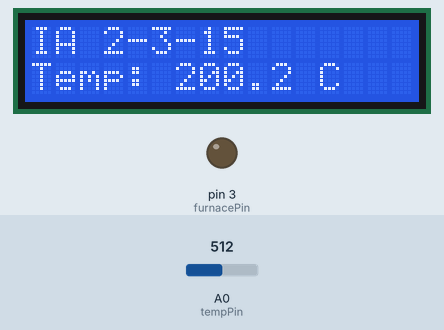
Recording of a sketch running on a simulated Arduino Uno, built with avr-gcc and run on an emulated ATmega328P. Parts: 16×2 character LCD, output pins drawn as LEDs (lit = HIGH). Inputs (shaded band) come from the test bench; at power-on: A0 (tempPin) = 512.

Above: at 1.6 s.
1.7 s: A0 (tempPin) set to 716
At 3.2 s:
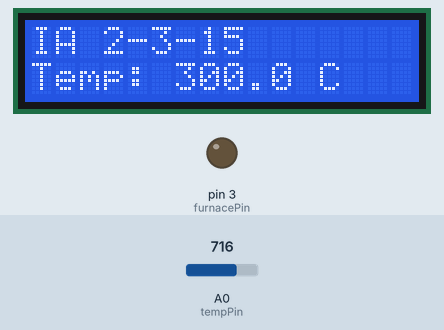
5.0 s: A0 (tempPin) set to 900
At 5.6 s:
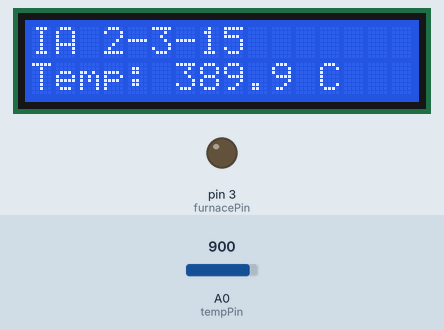
8.0 s: A0 (tempPin) set to 1023
At 9.2 s:
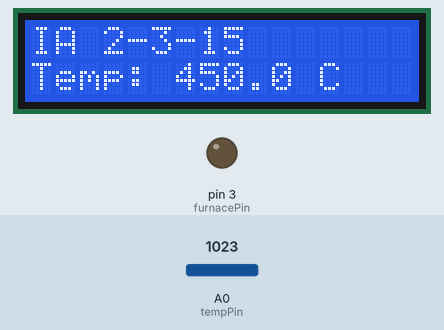
Timing chart, 0 to 10.5 s (numbered marks = the images above; inputs shaded):
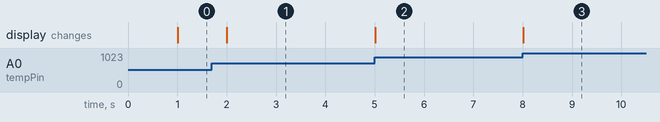

The sketch:

ArduinoTemp.ino
```cpp
/*
Written by: Øystein Lorentzen Rød
Main arduino code
*/
#include<Furnace.h>
#include<PC.h>
#include<TempSensor.h>
#include<Relay.h>
#include<stdlib.h>
#include<LiquidCrystal.h>

const byte tempPin = A0;
const byte furnacePin = 3;

String alarmUpper = "50";
String alarmLower = "-20";
String furnaceLower = "-10";
String furnaceUpper = "0";
String received;
String action;
String value;

float currentMillis;
float alarmUpperLimit;
float alarmLowerLimit;
float furnaceUpperLimit;
float furnaceLowerLimit;
float tempValue;
float previousMillis = 0;
float interval = 1000;
float previousTemp;

char temp[5];

PC pc = PC();
TempSensor tempSensor(tempPin,-50,450);
Furnace furnace(0, -10, furnacePin);
LiquidCrystal lcd(5,6,9,10,11,12);

void setup()
{
  pc.begin(9600);
  /*
  Sets position of the display's text.
  */
  lcd.begin(16,2);
  lcd.print("IA 2-3-15");
  lcd.setCursor(0,1);
  lcd.print("Temp:");
  lcd.setCursor(12,1);
  lcd.print("C");
}

void loop()
{
  alarmUpperLimit = alarmUpper.toFloat();
  alarmLowerLimit = alarmLower.toFloat();
  furnaceUpperLimit = furnaceUpper.toFloat();
  furnaceLowerLimit = furnaceLower.toFloat();
  furnace.upperLimit = furnaceUpperLimit;
  furnace.lowerLimit = furnaceLowerLimit;
  currentMillis = millis();
  received = pc.receive('\n');
  action = received.substring(0,4);   //action stores the 4 first characters in the received string.
  value = received.substring(4,9);    //value stores the 5 last characters in the received string.
  tempValue = tempSensor.getTemp();
  dtostrf(tempValue, 5, 1, temp);     //the characters from tempValue is inserted to the temp array.
  furnace.update(tempValue);

  /*
  If the arduino receives any type of string from the
  pc.receive method, it reacts accordingly. It either sends
  the temperature, sets alarm or furnace limits, or
  sends alarm status.
  */
  if (received != "")
  {
    if(action == "TEMP")
    {
      pc.send(temp);
    }
    else if(action == "ALUP")
    {
      alarmUpper = value;
    }
    else if(action == "ALLO")
    {
      alarmLower = value;
    }
    else if(action == "FUUP")
    {
      furnaceUpper = value;
    }
    else if(action == "FULO")
    {
      furnaceLower = value;
    }
    else if (action == "CHAL")
    {
      if ((tempValue > alarmUpperLimit)||(tempValue < alarmLowerLimit))
      {
        if(tempValue < alarmLowerLimit)
        {
          pc.send("ALARM_LOW");
        }

        else if (tempValue > alarmUpperLimit)
        {
          pc.send("ALARM_UP");
        }
      }
      else
      {
        pc.send("NO_ALARM");
      }
    }
  }

  String tempDisplay(temp);
  lcd.setCursor(6,1);
  /*
  Every second the lcd displays the temperature. If the
  temperature changes are irregular, there might be a
  problem with the temperature sensor. The furnace limits
  is set to -51 (tempValue is never lower than -51),
  so that the furnace does not turn on.
  */
  if (currentMillis - previousMillis > interval)
  {
    lcd.print(tempDisplay);
    if((abs(tempValue - previousTemp) > 30)||(tempValue == -50))
    {
      furnace.update(25.0);
      furnaceLower = "-51.0";
      furnaceUpper = "-51.0";
    }
    previousMillis = currentMillis;
    previousTemp = tempValue;
  }
}
```

Measured:
- after the input at 1.7 s, the display: changes after 0.31 s (image 1)
- after the input at 5.0 s, the display: changes at once (image 2)
- after the input at 8.0 s, the display: changes at once (image 3)
